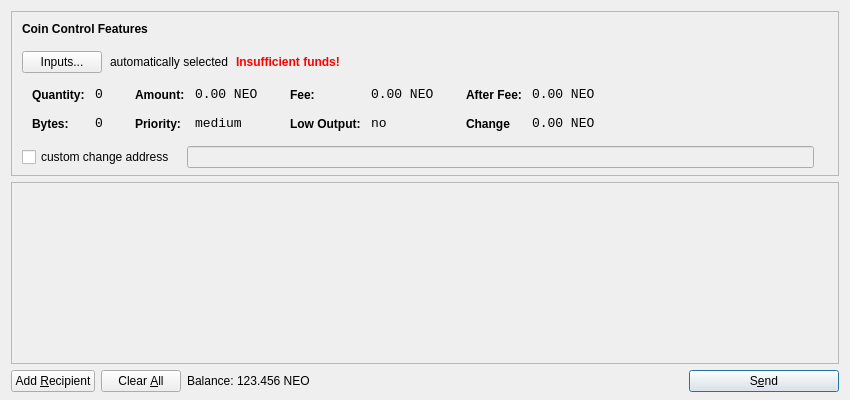
<?xml version="1.0" encoding="UTF-8"?>
<ui version="4.0">
 <class>SendCoinsDialog</class>
 <widget class="QDialog" name="SendCoinsDialog">
  <property name="geometry">
   <rect>
    <x>0</x>
    <y>0</y>
    <width>850</width>
    <height>400</height>
   </rect>
  </property>
  <property name="windowTitle">
   <string>Send Coins</string>
  </property>
  <layout class="QVBoxLayout" name="verticalLayout" stretch="0,1,0">
   <property name="bottomMargin">
    <number>8</number>
   </property>
   <item>
    <widget class="QFrame" name="frameCoinControl">
     <property name="sizePolicy">
      <sizepolicy hsizetype="Expanding" vsizetype="Expanding">
       <horstretch>0</horstretch>
       <verstretch>0</verstretch>
      </sizepolicy>
     </property>
     <property name="maximumSize">
      <size>
       <width>16777215</width>
       <height>16777215</height>
      </size>
     </property>
     <property name="frameShape">
      <enum>QFrame::StyledPanel</enum>
     </property>
     <property name="frameShadow">
      <enum>QFrame::Sunken</enum>
     </property>
     <layout class="QVBoxLayout" name="verticalLayoutCoinControl2">
      <property name="spacing">
       <number>-1</number>
      </property>
      <property name="leftMargin">
       <number>0</number>
      </property>
      <property name="topMargin">
       <number>0</number>
      </property>
      <property name="rightMargin">
       <number>0</number>
      </property>
      <property name="bottomMargin">
       <number>6</number>
      </property>
      <item>
       <layout class="QVBoxLayout" name="verticalLayoutCoinControl" stretch="0,0,0,0,1">
        <property name="spacing">
         <number>0</number>
        </property>
        <property name="leftMargin">
         <number>10</number>
        </property>
        <property name="topMargin">
         <number>10</number>
        </property>
        <item>
         <layout class="QHBoxLayout" name="horizontalLayoutCoinControl1">
          <property name="bottomMargin">
           <number>15</number>
          </property>
          <item>
           <widget class="QLabel" name="labelCoinControlFeatures">
            <property name="sizePolicy">
             <sizepolicy hsizetype="Preferred" vsizetype="Maximum">
              <horstretch>0</horstretch>
              <verstretch>0</verstretch>
             </sizepolicy>
            </property>
            <property name="font">
             <font>
              <weight>75</weight>
              <bold>true</bold>
             </font>
            </property>
            <property name="styleSheet">
             <string notr="true">font-weight:bold;</string>
            </property>
            <property name="text">
             <string>Coin Control Features</string>
            </property>
           </widget>
          </item>
         </layout>
        </item>
        <item>
         <layout class="QHBoxLayout" name="horizontalLayoutCoinControl2" stretch="0,0,0,0">
          <property name="spacing">
           <number>8</number>
          </property>
          <property name="bottomMargin">
           <number>10</number>
          </property>
          <item>
           <widget class="QPushButton" name="pushButtonCoinControl">
            <property name="styleSheet">
             <string notr="true"/>
            </property>
            <property name="text">
             <string>Inputs...</string>
            </property>
           </widget>
          </item>
          <item>
           <widget class="QLabel" name="labelCoinControlAutomaticallySelected">
            <property name="text">
             <string>automatically selected</string>
            </property>
            <property name="margin">
             <number>5</number>
            </property>
           </widget>
          </item>
          <item>
           <widget class="QLabel" name="labelCoinControlInsuffFunds">
            <property name="font">
             <font>
              <weight>75</weight>
              <bold>true</bold>
             </font>
            </property>
            <property name="styleSheet">
             <string notr="true">color:red;font-weight:bold;</string>
            </property>
            <property name="text">
             <string>Insufficient funds!</string>
            </property>
            <property name="margin">
             <number>5</number>
            </property>
           </widget>
          </item>
          <item>
           <spacer name="horizontalSpacerCoinControl">
            <property name="orientation">
             <enum>Qt::Horizontal</enum>
            </property>
            <property name="sizeHint" stdset="0">
             <size>
              <width>40</width>
              <height>1</height>
             </size>
            </property>
           </spacer>
          </item>
         </layout>
        </item>
        <item>
         <widget class="QWidget" name="widgetCoinControl" native="true">
          <property name="sizePolicy">
           <sizepolicy hsizetype="Preferred" vsizetype="Preferred">
            <horstretch>0</horstretch>
            <verstretch>0</verstretch>
           </sizepolicy>
          </property>
          <property name="minimumSize">
           <size>
            <width>0</width>
            <height>0</height>
           </size>
          </property>
          <property name="styleSheet">
           <string notr="true"/>
          </property>
          <layout class="QHBoxLayout" name="horizontalLayoutCoinControl5">
           <property name="margin">
            <number>0</number>
           </property>
           <item>
            <layout class="QHBoxLayout" name="horizontalLayoutCoinControl3" stretch="0,0,0,1">
             <property name="spacing">
              <number>20</number>
             </property>
             <property name="topMargin">
              <number>0</number>
             </property>
             <property name="bottomMargin">
              <number>10</number>
             </property>
             <item>
              <layout class="QFormLayout" name="formLayoutCoinControl1">
               <property name="horizontalSpacing">
                <number>10</number>
               </property>
               <property name="verticalSpacing">
                <number>14</number>
               </property>
               <property name="leftMargin">
                <number>10</number>
               </property>
               <property name="topMargin">
                <number>4</number>
               </property>
               <property name="rightMargin">
                <number>6</number>
               </property>
               <item row="0" column="0">
                <widget class="QLabel" name="labelCoinControlQuantityText">
                 <property name="styleSheet">
                  <string notr="true">font-weight:bold;</string>
                 </property>
                 <property name="text">
                  <string>Quantity:</string>
                 </property>
                 <property name="margin">
                  <number>0</number>
                 </property>
                </widget>
               </item>
               <item row="0" column="1">
                <widget class="QLabel" name="labelCoinControlQuantity">
                 <property name="font">
                  <font>
                   <family>Monospace</family>
                   <pointsize>10</pointsize>
                  </font>
                 </property>
                 <property name="cursor">
                  <cursorShape>IBeamCursor</cursorShape>
                 </property>
                 <property name="contextMenuPolicy">
                  <enum>Qt::ActionsContextMenu</enum>
                 </property>
                 <property name="text">
                  <string>0</string>
                 </property>
                 <property name="margin">
                  <number>0</number>
                 </property>
                 <property name="textInteractionFlags">
                  <set>Qt::LinksAccessibleByMouse|Qt::TextSelectableByKeyboard|Qt::TextSelectableByMouse</set>
                 </property>
                </widget>
               </item>
               <item row="1" column="0">
                <widget class="QLabel" name="labelCoinControlBytesText">
                 <property name="styleSheet">
                  <string notr="true">font-weight:bold;</string>
                 </property>
                 <property name="text">
                  <string>Bytes:</string>
                 </property>
                </widget>
               </item>
               <item row="1" column="1">
                <widget class="QLabel" name="labelCoinControlBytes">
                 <property name="font">
                  <font>
                   <family>Monospace</family>
                   <pointsize>10</pointsize>
                  </font>
                 </property>
                 <property name="cursor">
                  <cursorShape>IBeamCursor</cursorShape>
                 </property>
                 <property name="contextMenuPolicy">
                  <enum>Qt::ActionsContextMenu</enum>
                 </property>
                 <property name="text">
                  <string>0</string>
                 </property>
                 <property name="textInteractionFlags">
                  <set>Qt::LinksAccessibleByMouse|Qt::TextSelectableByKeyboard|Qt::TextSelectableByMouse</set>
                 </property>
                </widget>
               </item>
              </layout>
             </item>
             <item>
              <layout class="QFormLayout" name="formLayoutCoinControl2">
               <property name="horizontalSpacing">
                <number>10</number>
               </property>
               <property name="verticalSpacing">
                <number>14</number>
               </property>
               <property name="leftMargin">
                <number>6</number>
               </property>
               <property name="topMargin">
                <number>4</number>
               </property>
               <property name="rightMargin">
                <number>6</number>
               </property>
               <item row="0" column="0">
                <widget class="QLabel" name="labelCoinControlAmountText">
                 <property name="styleSheet">
                  <string notr="true">font-weight:bold;</string>
                 </property>
                 <property name="text">
                  <string>Amount:</string>
                 </property>
                 <property name="margin">
                  <number>0</number>
                 </property>
                </widget>
               </item>
               <item row="0" column="1">
                <widget class="QLabel" name="labelCoinControlAmount">
                 <property name="font">
                  <font>
                   <family>Monospace</family>
                   <pointsize>10</pointsize>
                  </font>
                 </property>
                 <property name="cursor">
                  <cursorShape>IBeamCursor</cursorShape>
                 </property>
                 <property name="contextMenuPolicy">
                  <enum>Qt::ActionsContextMenu</enum>
                 </property>
                 <property name="text">
                  <string>0.00 NEO</string>
                 </property>
                 <property name="textInteractionFlags">
                  <set>Qt::LinksAccessibleByMouse|Qt::TextSelectableByKeyboard|Qt::TextSelectableByMouse</set>
                 </property>
                </widget>
               </item>
               <item row="1" column="0">
                <widget class="QLabel" name="labelCoinControlPriorityText">
                 <property name="styleSheet">
                  <string notr="true">font-weight:bold;</string>
                 </property>
                 <property name="text">
                  <string>Priority:</string>
                 </property>
                </widget>
               </item>
               <item row="1" column="1">
                <widget class="QLabel" name="labelCoinControlPriority">
                 <property name="font">
                  <font>
                   <family>Monospace</family>
                   <pointsize>10</pointsize>
                  </font>
                 </property>
                 <property name="cursor">
                  <cursorShape>IBeamCursor</cursorShape>
                 </property>
                 <property name="contextMenuPolicy">
                  <enum>Qt::ActionsContextMenu</enum>
                 </property>
                 <property name="text">
                  <string>medium</string>
                 </property>
                 <property name="textInteractionFlags">
                  <set>Qt::LinksAccessibleByMouse|Qt::TextSelectableByKeyboard|Qt::TextSelectableByMouse</set>
                 </property>
                </widget>
               </item>
              </layout>
             </item>
             <item>
              <layout class="QFormLayout" name="formLayoutCoinControl3">
               <property name="horizontalSpacing">
                <number>10</number>
               </property>
               <property name="verticalSpacing">
                <number>14</number>
               </property>
               <property name="leftMargin">
                <number>6</number>
               </property>
               <property name="topMargin">
                <number>4</number>
               </property>
               <property name="rightMargin">
                <number>6</number>
               </property>
               <item row="0" column="0">
                <widget class="QLabel" name="labelCoinControlFeeText">
                 <property name="styleSheet">
                  <string notr="true">font-weight:bold;</string>
                 </property>
                 <property name="text">
                  <string>Fee:</string>
                 </property>
                 <property name="margin">
                  <number>0</number>
                 </property>
                </widget>
               </item>
               <item row="0" column="1">
                <widget class="QLabel" name="labelCoinControlFee">
                 <property name="font">
                  <font>
                   <family>Monospace</family>
                   <pointsize>10</pointsize>
                  </font>
                 </property>
                 <property name="cursor">
                  <cursorShape>IBeamCursor</cursorShape>
                 </property>
                 <property name="contextMenuPolicy">
                  <enum>Qt::ActionsContextMenu</enum>
                 </property>
                 <property name="text">
                  <string>0.00 NEO</string>
                 </property>
                 <property name="textInteractionFlags">
                  <set>Qt::LinksAccessibleByMouse|Qt::TextSelectableByKeyboard|Qt::TextSelectableByMouse</set>
                 </property>
                </widget>
               </item>
               <item row="1" column="0">
                <widget class="QLabel" name="labelCoinControlLowOutputText">
                 <property name="styleSheet">
                  <string notr="true">font-weight:bold;</string>
                 </property>
                 <property name="text">
                  <string>Low Output:</string>
                 </property>
                </widget>
               </item>
               <item row="1" column="1">
                <widget class="QLabel" name="labelCoinControlLowOutput">
                 <property name="font">
                  <font>
                   <family>Monospace</family>
                   <pointsize>10</pointsize>
                  </font>
                 </property>
                 <property name="cursor">
                  <cursorShape>IBeamCursor</cursorShape>
                 </property>
                 <property name="contextMenuPolicy">
                  <enum>Qt::ActionsContextMenu</enum>
                 </property>
                 <property name="text">
                  <string>no</string>
                 </property>
                 <property name="textInteractionFlags">
                  <set>Qt::LinksAccessibleByMouse|Qt::TextSelectableByKeyboard|Qt::TextSelectableByMouse</set>
                 </property>
                </widget>
               </item>
              </layout>
             </item>
             <item>
              <layout class="QFormLayout" name="formLayoutCoinControl4">
               <property name="horizontalSpacing">
                <number>10</number>
               </property>
               <property name="verticalSpacing">
                <number>14</number>
               </property>
               <property name="leftMargin">
                <number>6</number>
               </property>
               <property name="topMargin">
                <number>4</number>
               </property>
               <property name="rightMargin">
                <number>6</number>
               </property>
               <item row="0" column="0">
                <widget class="QLabel" name="labelCoinControlAfterFeeText">
                 <property name="styleSheet">
                  <string notr="true">font-weight:bold;</string>
                 </property>
                 <property name="text">
                  <string>After Fee:</string>
                 </property>
                 <property name="margin">
                  <number>0</number>
                 </property>
                </widget>
               </item>
               <item row="0" column="1">
                <widget class="QLabel" name="labelCoinControlAfterFee">
                 <property name="font">
                  <font>
                   <family>Monospace</family>
                   <pointsize>10</pointsize>
                  </font>
                 </property>
                 <property name="cursor">
                  <cursorShape>IBeamCursor</cursorShape>
                 </property>
                 <property name="contextMenuPolicy">
                  <enum>Qt::ActionsContextMenu</enum>
                 </property>
                 <property name="text">
                  <string>0.00 NEO</string>
                 </property>
                 <property name="textInteractionFlags">
                  <set>Qt::LinksAccessibleByMouse|Qt::TextSelectableByKeyboard|Qt::TextSelectableByMouse</set>
                 </property>
                </widget>
               </item>
               <item row="1" column="0">
                <widget class="QLabel" name="labelCoinControlChangeText">
                 <property name="styleSheet">
                  <string notr="true">font-weight:bold;</string>
                 </property>
                 <property name="text">
                  <string>Change</string>
                 </property>
                </widget>
               </item>
               <item row="1" column="1">
                <widget class="QLabel" name="labelCoinControlChange">
                 <property name="font">
                  <font>
                   <family>Monospace</family>
                   <pointsize>10</pointsize>
                  </font>
                 </property>
                 <property name="cursor">
                  <cursorShape>IBeamCursor</cursorShape>
                 </property>
                 <property name="contextMenuPolicy">
                  <enum>Qt::ActionsContextMenu</enum>
                 </property>
                 <property name="text">
                  <string>0.00 NEO</string>
                 </property>
                 <property name="textInteractionFlags">
                  <set>Qt::LinksAccessibleByMouse|Qt::TextSelectableByKeyboard|Qt::TextSelectableByMouse</set>
                 </property>
                </widget>
               </item>
              </layout>
             </item>
            </layout>
           </item>
          </layout>
         </widget>
        </item>
        <item>
         <layout class="QHBoxLayout" name="horizontalLayoutCoinControl4" stretch="0,0,0">
          <property name="spacing">
           <number>12</number>
          </property>
          <property name="sizeConstraint">
           <enum>QLayout::SetDefaultConstraint</enum>
          </property>
          <property name="topMargin">
           <number>5</number>
          </property>
          <property name="rightMargin">
           <number>5</number>
          </property>
          <item>
           <widget class="QCheckBox" name="checkBoxCoinControlChange">
            <property name="text">
             <string>custom change address</string>
            </property>
           </widget>
          </item>
          <item>
           <widget class="QLineEdit" name="lineEditCoinControlChange">
            <property name="enabled">
             <bool>false</bool>
            </property>
            <property name="sizePolicy">
             <sizepolicy hsizetype="Expanding" vsizetype="Fixed">
              <horstretch>0</horstretch>
              <verstretch>0</verstretch>
             </sizepolicy>
            </property>
           </widget>
          </item>
          <item>
           <widget class="QLabel" name="labelCoinControlChangeLabel">
            <property name="sizePolicy">
             <sizepolicy hsizetype="Preferred" vsizetype="Expanding">
              <horstretch>0</horstretch>
              <verstretch>0</verstretch>
             </sizepolicy>
            </property>
            <property name="minimumSize">
             <size>
              <width>0</width>
              <height>0</height>
             </size>
            </property>
            <property name="text">
             <string/>
            </property>
            <property name="margin">
             <number>3</number>
            </property>
           </widget>
          </item>
         </layout>
        </item>
        <item>
         <spacer name="verticalSpacerCoinControl">
          <property name="orientation">
           <enum>Qt::Vertical</enum>
          </property>
          <property name="sizeHint" stdset="0">
           <size>
            <width>800</width>
            <height>1</height>
           </size>
          </property>
         </spacer>
        </item>
       </layout>
      </item>
     </layout>
    </widget>
   </item>
   <item>
    <widget class="QScrollArea" name="scrollArea">
     <property name="widgetResizable">
      <bool>true</bool>
     </property>
     <widget class="QWidget" name="scrollAreaWidgetContents">
      <property name="geometry">
       <rect>
        <x>0</x>
        <y>0</y>
        <width>830</width>
        <height>165</height>
       </rect>
      </property>
      <layout class="QVBoxLayout" name="verticalLayout_2">
       <property name="margin">
        <number>0</number>
       </property>
       <item>
        <layout class="QVBoxLayout" name="entries">
         <property name="spacing">
          <number>6</number>
         </property>
        </layout>
       </item>
       <item>
        <spacer name="verticalSpacer">
         <property name="orientation">
          <enum>Qt::Vertical</enum>
         </property>
         <property name="sizeHint" stdset="0">
          <size>
           <width>20</width>
           <height>40</height>
          </size>
         </property>
        </spacer>
       </item>
      </layout>
     </widget>
    </widget>
   </item>
   <item>
    <layout class="QHBoxLayout" name="horizontalLayout">
     <item>
      <widget class="QPushButton" name="addButton">
       <property name="toolTip">
        <string>Send to multiple recipients at once</string>
       </property>
       <property name="text">
        <string>Add &amp;Recipient</string>
       </property>
       <property name="icon">
        <iconset resource="../bitcoin.qrc">
         <normaloff>:/icons/add</normaloff>:/icons/add</iconset>
       </property>
       <property name="autoDefault">
        <bool>false</bool>
       </property>
      </widget>
     </item>
     <item>
      <widget class="QPushButton" name="clearButton">
       <property name="sizePolicy">
        <sizepolicy hsizetype="Minimum" vsizetype="Fixed">
         <horstretch>0</horstretch>
         <verstretch>0</verstretch>
        </sizepolicy>
       </property>
       <property name="toolTip">
        <string>Remove all transaction fields</string>
       </property>
       <property name="text">
        <string>Clear &amp;All</string>
       </property>
       <property name="icon">
        <iconset resource="../bitcoin.qrc">
         <normaloff>:/icons/remove</normaloff>:/icons/remove</iconset>
       </property>
       <property name="autoRepeatDelay">
        <number>300</number>
       </property>
       <property name="autoDefault">
        <bool>false</bool>
       </property>
      </widget>
     </item>
     <item>
      <layout class="QHBoxLayout" name="horizontalLayout_2">
       <property name="spacing">
        <number>3</number>
       </property>
       <item>
        <widget class="QLabel" name="label">
         <property name="sizePolicy">
          <sizepolicy hsizetype="Preferred" vsizetype="Fixed">
           <horstretch>0</horstretch>
           <verstretch>0</verstretch>
          </sizepolicy>
         </property>
         <property name="text">
          <string>Balance:</string>
         </property>
        </widget>
       </item>
       <item>
        <widget class="QLabel" name="labelBalance">
         <property name="sizePolicy">
          <sizepolicy hsizetype="Preferred" vsizetype="Fixed">
           <horstretch>0</horstretch>
           <verstretch>0</verstretch>
          </sizepolicy>
         </property>
         <property name="cursor">
          <cursorShape>IBeamCursor</cursorShape>
         </property>
         <property name="text">
          <string>123.456 NEO</string>
         </property>
         <property name="textInteractionFlags">
          <set>Qt::LinksAccessibleByMouse|Qt::TextSelectableByKeyboard|Qt::TextSelectableByMouse</set>
         </property>
        </widget>
       </item>
      </layout>
     </item>
     <item>
      <spacer name="horizontalSpacer">
       <property name="orientation">
        <enum>Qt::Horizontal</enum>
       </property>
       <property name="sizeHint" stdset="0">
        <size>
         <width>40</width>
         <height>20</height>
        </size>
       </property>
      </spacer>
     </item>
     <item>
      <widget class="QPushButton" name="sendButton">
       <property name="minimumSize">
        <size>
         <width>150</width>
         <height>0</height>
        </size>
       </property>
       <property name="toolTip">
        <string>Confirm the send action</string>
       </property>
       <property name="text">
        <string>S&amp;end</string>
       </property>
       <property name="icon">
        <iconset resource="../bitcoin.qrc">
         <normaloff>:/icons/send</normaloff>:/icons/send</iconset>
       </property>
       <property name="default">
        <bool>true</bool>
       </property>
      </widget>
     </item>
    </layout>
   </item>
  </layout>
 </widget>
 <resources>
  <include location="../bitcoin.qrc"/>
 </resources>
 <connections/>
</ui>
